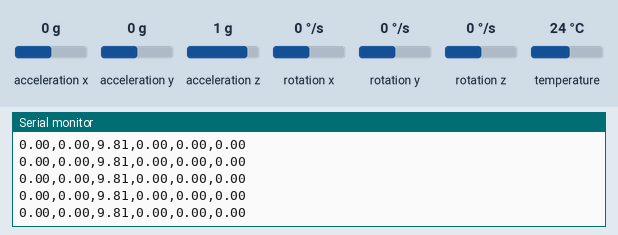
Recording of a sketch running on a simulated Arduino Uno, built with avr-gcc and run on an emulated ATmega328P. Shown: the last lines printed to the serial monitor. The inputs (shaded band) are chosen by the test bench; at power-on: acceleration x 0 g, acceleration y 0 g, acceleration z 1 g, rotation x 0 °/s, rotation y 0 °/s, rotation z 0 °/s, temperature 24 °C.

Above: at 1.2 s.
1.3 s: acceleration x set to -1.4 g
At 1.37 s:
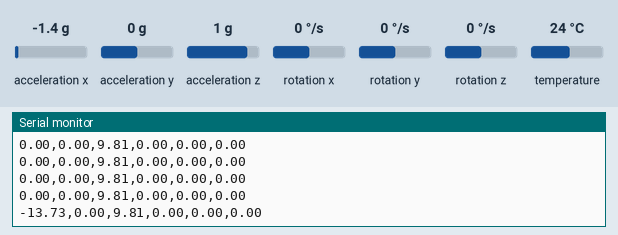
2.8 s: acceleration y set to -1.4 g
At 2.83 s:
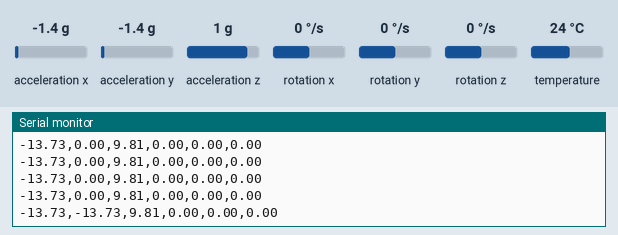
4.3 s: acceleration z set to -1.4 g
At 4.3 s:
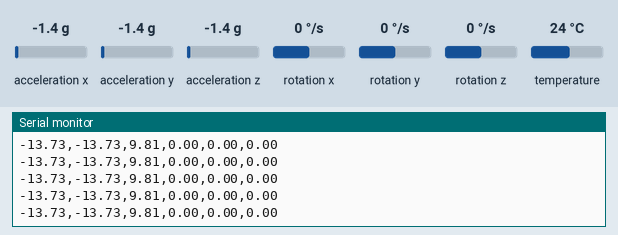
5.8 s: acceleration x set to -0.8 g
At 5.87 s:
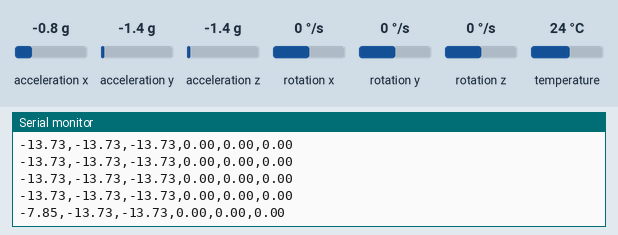
8.8 s: rotation x set to -192 °/s
At 8.8 s:
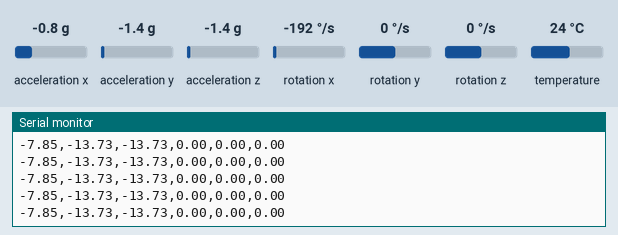
Timing chart, 0 to 11.3 s (numbered marks = the images above; inputs shaded):
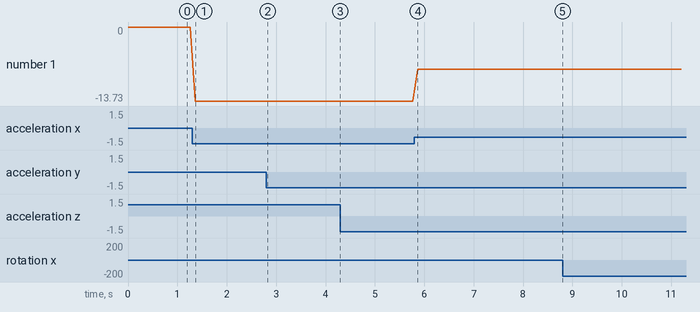

Measured:
- after the input at 1.3 s, the serial monitor: prints a new line after 0.06 s (image 1)
- after the input at 2.8 s, the serial monitor: prints a new line at once (image 2)
- after the input at 5.8 s, the serial monitor: prints a new line after 0.07 s (image 4)
- plotted number 1: 0 → -13.73 after the input at 1.3 s, -13.73 → -7.85 after the input at 5.8 s

The sketch:

mpu6050_serial.ino
```cpp
#include <Wire.h>
#include <Adafruit_Sensor.h>
#include <Adafruit_MPU6050.h>

Adafruit_MPU6050 mpu;
sensors_event_t a, g, temp;

void setup() {
    Wire.begin();
    Serial.begin(115200);

    // Initialize the MPU6050
    if (!mpu.begin()) {
        Serial.println("Failed to find MPU6050 chip");
        while (1) {
            delay(10);
        }
    }

    mpu.setAccelerometerRange(MPU6050_RANGE_2_G);
    mpu.setGyroRange(MPU6050_RANGE_250_DEG);
    mpu.setFilterBandwidth(MPU6050_BAND_21_HZ);

    Serial.println("MPU6050 connection successful");
}

void loop() {
    mpu.getEvent(&a, &g, &temp);

    // Output the values to the Serial port
    Serial.print(a.acceleration.x); Serial.print(",");
    Serial.print(a.acceleration.y); Serial.print(",");
    Serial.print(a.acceleration.z); Serial.print(",");
    Serial.print(g.gyro.x); Serial.print(",");
    Serial.print(g.gyro.y); Serial.print(",");
    Serial.println(g.gyro.z);

    // Short delay before the next reading
    delay(100);
}
```
